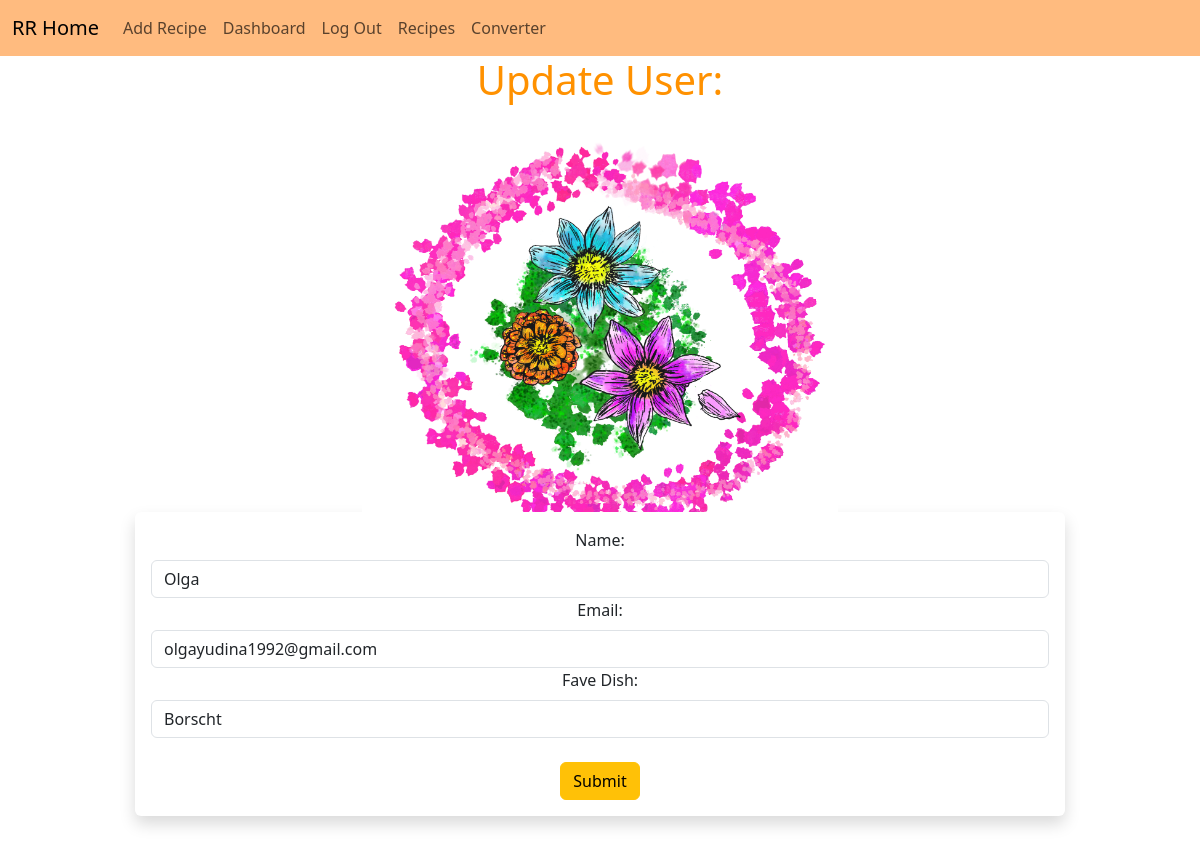
The app's page /update/1 (signed in), older data.
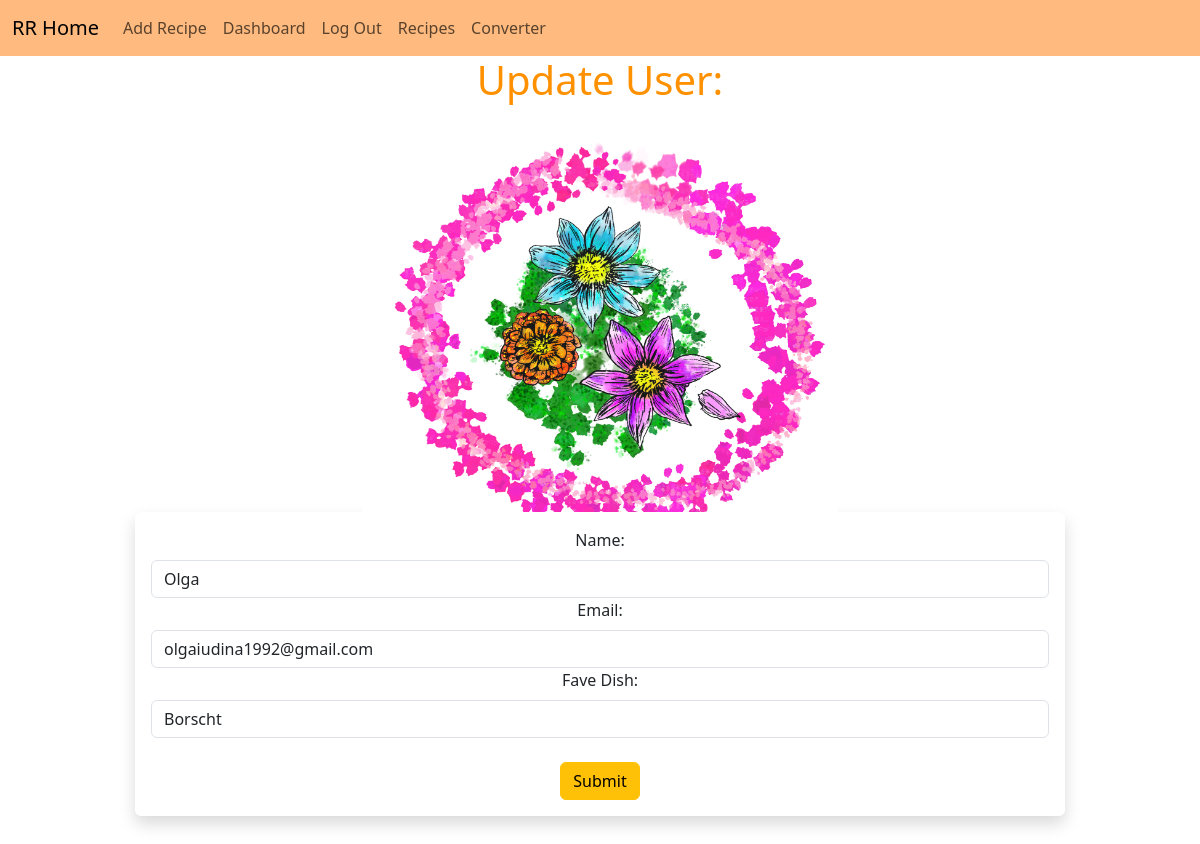
The same page, newer data.
### starter.py (models this page shows, shortened)
class Users(db.Model, UserMixin):
    id = db.Column(db.Integer, primary_key=True)
    name = db.Column(db.String(200), nullable=False)
    favorite_dish = db.Column(db.String(200))
    email = db.Column(db.String(100), nullable=False, unique=True)
    date_added = db.Column(db.DateTime, default=datetime.utcnow)
    password_hash = db.Column(db.String(150))
    @property
    def password(self):
        raise AttributeError('Password is not a readable attribute!')

### starter.py (the view)
@app.route('/update/<int:id>', methods=["GET", "POST"])
@login_required
def update(id):
    form = UserForm()
    name_updated = Users.query.get_or_404(id)
    if request.method == "POST":
        name_updated.name = request.form['name']
        name_updated.favorite_dish = request.form['favorite_dish']
        name_updated.email = request.form['email']
        try:
            db.session.commit()
            flash("Updated Successfully!")
            return render_template('update.html', name_updated=name_updated, form=form)
        except:
            flash("Failed to Update User")
            return render_template('update.html', name_updated=name_updated, form=form)
    else:
        return render_template('update.html', name_updated=name_updated, form=form)

### starter.py
class UserForm(FlaskForm):
    name = StringField("Name: ", validators=[DataRequired()])
    favorite_dish = StringField("Fave Dish: ")
    email = StringField("Email: ", validators=[DataRequired()])
    password_hash = PasswordField('Password', validators=[DataRequired(), EqualTo('password_hash', message='Passwords Must Match')])
    password_hash2 = PasswordField('Confirm Password', validators=[DataRequired()])
    submit = SubmitField("Submit")

### starter.py (called while the page is built)
@login_manager.user_loader
def load_user(user_id):
    return Users.query.get(int(user_id))

### templates/update.html (shortened to what this page needs)
{% extends 'base.html' %}
{%block content%}
<center>
    <h1>Update User: </h1>
    <img src="{{url_for('static', filename='images/floral.png')}}">
    <div class="col-10">
    <div class="shadow p-3 mb-5 bg-body rounded">
    <form action="/update/{{name_updated.id}}" method="POST">
        {{form.name.label(class="form-label")}}
        {{form.name(class="form-control", value=name_updated.name)}}
        {{form.email.label(class="form-label")}}
        {{form.email(class="form-control", value=name_updated.email)}}
        {{form.favorite_dish.label(class="form-label")}}
        {{form.favorite_dish(class="form-control", value=name_updated.favorite_dish)}}
        <br />
        {{form.submit(class="btn btn-warning")}}
    </form>
    </div>
    </div>
</center>
{% endblock %}

Row changes from the older to the newer data that the page shows:
changed Users "Olga": email "olgayudina1992@gmail.com" → "olgaiudina1992@gmail.com"
